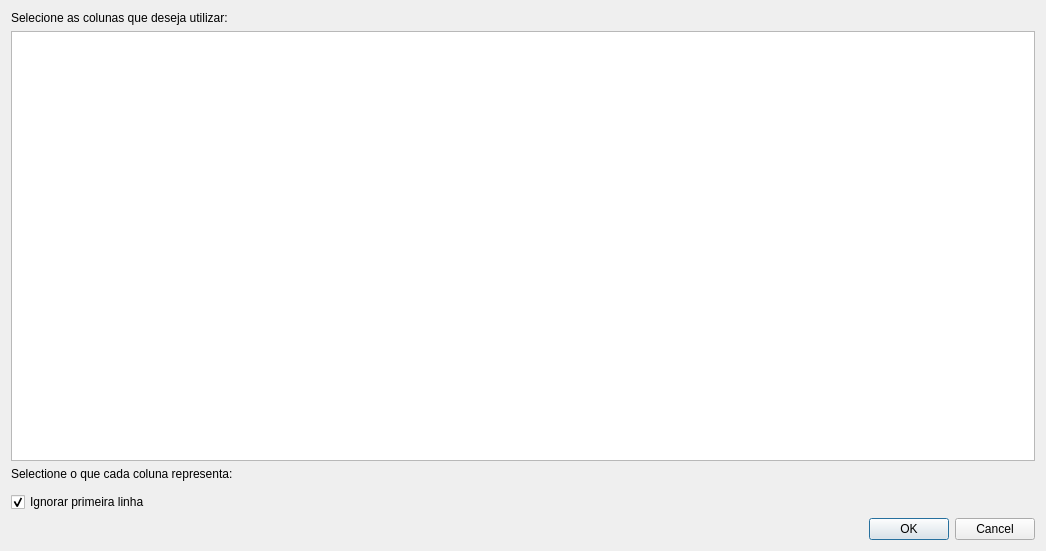
<?xml version="1.0" encoding="UTF-8"?>
<ui version="4.0">
 <class>Dialog</class>
 <widget class="QDialog" name="Dialog">
  <property name="geometry">
   <rect>
    <x>0</x>
    <y>0</y>
    <width>1046</width>
    <height>551</height>
   </rect>
  </property>
  <property name="windowTitle">
   <string>Dialog</string>
  </property>
  <layout class="QGridLayout" name="gridLayout">
   <item row="5" column="0">
    <layout class="QHBoxLayout" name="horizontalLayout"/>
   </item>
   <item row="0" column="0">
    <widget class="QLabel" name="label">
     <property name="text">
      <string>Selecione as colunas que deseja utilizar:       </string>
     </property>
    </widget>
   </item>
   <item row="6" column="0">
    <spacer name="verticalSpacer">
     <property name="orientation">
      <enum>Qt::Vertical</enum>
     </property>
     <property name="sizeType">
      <enum>QSizePolicy::Minimum</enum>
     </property>
     <property name="sizeHint" stdset="0">
      <size>
       <width>20</width>
       <height>5</height>
      </size>
     </property>
    </spacer>
   </item>
   <item row="7" column="0">
    <widget class="QCheckBox" name="checkBox">
     <property name="whatsThis">
      <string>&lt;html&gt;&lt;head/&gt;&lt;body&gt;&lt;p&gt;Útil caso haja um header(descrições) na primeira linha da planilha&lt;/p&gt;&lt;/body&gt;&lt;/html&gt;</string>
     </property>
     <property name="text">
      <string>Ignorar primeira linha</string>
     </property>
     <property name="checked">
      <bool>true</bool>
     </property>
    </widget>
   </item>
   <item row="8" column="0">
    <widget class="QDialogButtonBox" name="buttonBox">
     <property name="orientation">
      <enum>Qt::Horizontal</enum>
     </property>
     <property name="standardButtons">
      <set>QDialogButtonBox::Cancel|QDialogButtonBox::Ok</set>
     </property>
    </widget>
   </item>
   <item row="1" column="0">
    <widget class="QTableWidget" name="tableWidget"/>
   </item>
   <item row="2" column="0">
    <widget class="QLabel" name="label_2">
     <property name="text">
      <string>Selectione o que cada coluna representa:</string>
     </property>
    </widget>
   </item>
  </layout>
 </widget>
 <resources/>
 <connections>
  <connection>
   <sender>buttonBox</sender>
   <signal>accepted()</signal>
   <receiver>Dialog</receiver>
   <slot>accept()</slot>
   <hints>
    <hint type="sourcelabel">
     <x>248</x>
     <y>254</y>
    </hint>
    <hint type="destinationlabel">
     <x>157</x>
     <y>274</y>
    </hint>
   </hints>
  </connection>
  <connection>
   <sender>buttonBox</sender>
   <signal>rejected()</signal>
   <receiver>Dialog</receiver>
   <slot>reject()</slot>
   <hints>
    <hint type="sourcelabel">
     <x>316</x>
     <y>260</y>
    </hint>
    <hint type="destinationlabel">
     <x>286</x>
     <y>274</y>
    </hint>
   </hints>
  </connection>
 </connections>
</ui>
